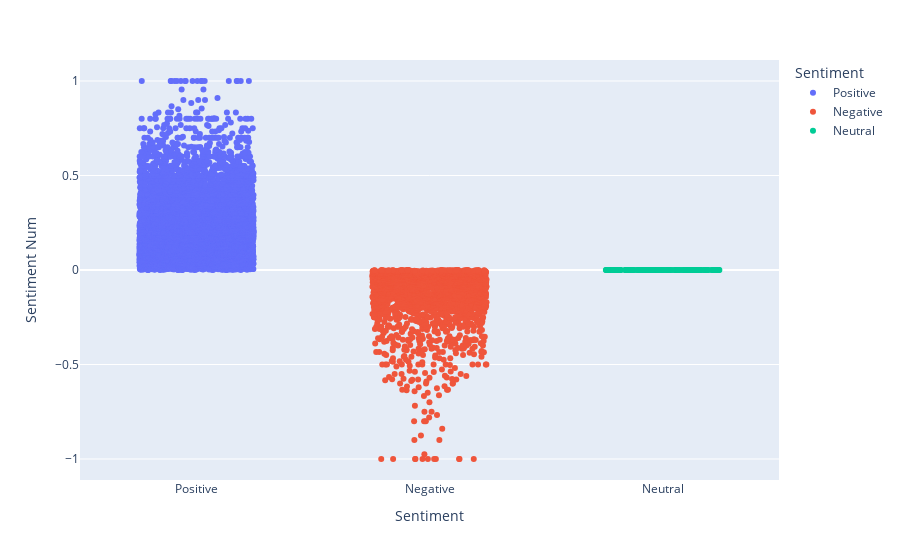

Notebook code for this chart:
### Code cell
px.strip(df, x="Sentiment", y="Sentiment Num", color="Sentiment").update_traces(jitter=1)

### Figure 1 — Plotly figure (JSON) as saved in the notebook; plotly's stock layout.template omitted (floating-point values rounded to 4 significant figures; data arrays with more than 128 entries replaced by an {"elided": "..."} marker saying what was removed)
{"data": [{"alignmentgroup": "True", "boxpoints": "all", "fillcolor": "rgba(255,255,255,0)", "hoveron": "points", "hovertemplate": "Sentiment=%{x}<br>Sentiment Num=%{y}<extra></extra>", "jitter": 1, "legendgroup": "Positive", "line": {"color": "rgba(255,255,255,0)"}, "marker": {"color": "#636efa"}, "name": "Positive", "offsetgroup": "Positive", "orientation": "v", "pointpos": 0, "showlegend": true, "type": "box", "x": {"elided": "7756 str values"}, "x0": " ", "xaxis": "x", "y": {"elided": "7756 float values"}, "y0": " ", "yaxis": "y"}, {"alignmentgroup": "True", "boxpoints": "all", "fillcolor": "rgba(255,255,255,0)", "hoveron": "points", "hovertemplate": "Sentiment=%{x}<br>Sentiment Num=%{y}<extra></extra>", "jitter": 1, "legendgroup": "Negative", "line": {"color": "rgba(255,255,255,0)"}, "marker": {"color": "#EF553B"}, "name": "Negative", "offsetgroup": "Negative", "orientation": "v", "pointpos": 0, "showlegend": true, "type": "box", "x": {"elided": "2110 str values"}, "x0": " ", "xaxis": "x", "y": {"elided": "2110 float values"}, "y0": " ", "yaxis": "y"}, {"alignmentgroup": "True", "boxpoints": "all", "fillcolor": "rgba(255,255,255,0)", "hoveron": "points", "hovertemplate": "Sentiment=%{x}<br>Sentiment Num=%{y}<extra></extra>", "jitter": 1, "legendgroup": "Neutral", "line": {"color": "rgba(255,255,255,0)"}, "marker": {"color": "#00cc96"}, "name": "Neutral", "offsetgroup": "Neutral", "orientation": "v", "pointpos": 0, "showlegend": true, "type": "box", "x": {"elided": "134 str values"}, "x0": " ", "xaxis": "x", "y": {"elided": "134 int values"}, "y0": " ", "yaxis": "y"}], "layout": {"boxmode": "overlay", "legend": {"title": {"text": "Sentiment"}, "tracegroupgap": 0}, "margin": {"t": 60}, "xaxis": {"anchor": "y", "categoryarray": ["Positive", "Negative", "Neutral"], "categoryorder": "array", "domain": [0, 1], "title": {"text": "Sentiment"}}, "yaxis": {"anchor": "x", "domain": [0, 1], "title": {"text": "Sentiment Num"}}}}
